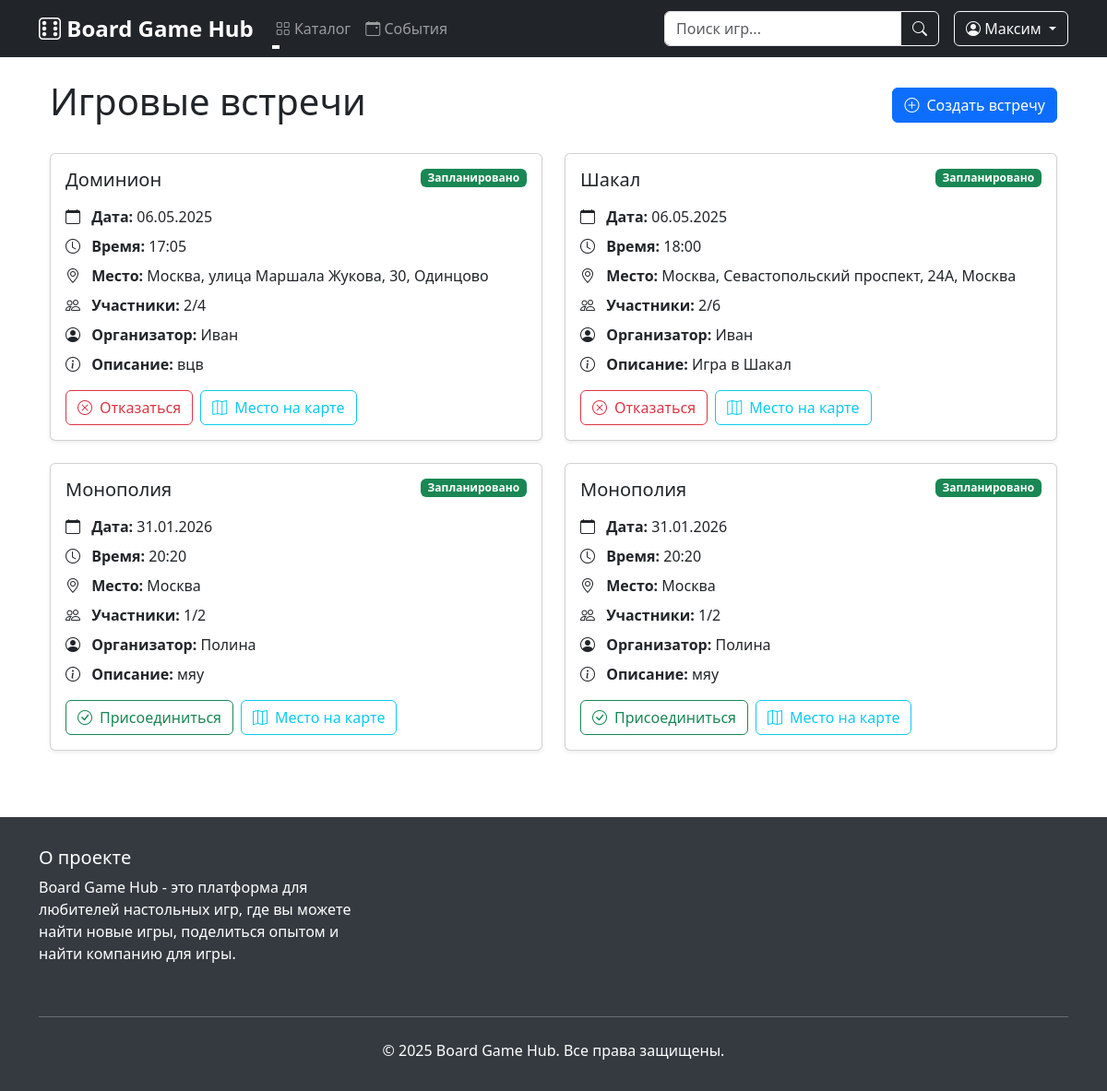
The page /game_sessions (signed in) on the database its author committed.
### data/users.py (models this page shows, shortened)
class User(SqlAlchemyBase, UserMixin):
    __tablename__ = 'users'
    id = sqlalchemy.Column(sqlalchemy.Integer, primary_key=True, autoincrement=True)
    surname = sqlalchemy.Column(sqlalchemy.String, nullable=True)
    name = sqlalchemy.Column(sqlalchemy.String, nullable=True)
    age = sqlalchemy.Column(sqlalchemy.Integer, nullable=True)
    favorite_genres = sqlalchemy.Column(sqlalchemy.String, nullable=True)
    location = sqlalchemy.Column(sqlalchemy.String, nullable=True)
    email = sqlalchemy.Column(sqlalchemy.String, unique=True, index=True, nullable=True)
    hashed_password = sqlalchemy.Column(sqlalchemy.String, nullable=True)
    added_games = orm.relationship("Game", back_populates="user")
    created_sessions = orm.relationship("GameSession", back_populates="creator")
    reviews = orm.relationship('Review', back_populates='user')

### data/game_sessions.py (models this page shows)
class GameSession(SqlAlchemyBase, SerializerMixin):
    __tablename__ = 'game_sessions'
    id = sqlalchemy.Column(sqlalchemy.Integer, primary_key=True, autoincrement=True)
    game_id = sqlalchemy.Column(sqlalchemy.Integer, sqlalchemy.ForeignKey('games.id'))
    creator_id = sqlalchemy.Column(sqlalchemy.Integer, sqlalchemy.ForeignKey('users.id'))
    date = sqlalchemy.Column(sqlalchemy.Date, nullable=False)
    time = sqlalchemy.Column(sqlalchemy.Time, nullable=False)
    location = sqlalchemy.Column(sqlalchemy.String, nullable=False)
    description = sqlalchemy.Column(sqlalchemy.String, nullable=True)
    max_players = sqlalchemy.Column(sqlalchemy.Integer, nullable=False)
    current_players = sqlalchemy.Column(sqlalchemy.Integer, default=1)
    created_at = sqlalchemy.Column(sqlalchemy.DateTime, default=datetime.utcnow)
    status = sqlalchemy.Column(sqlalchemy.String, default="Запланировано")
    game = orm.relationship('Game', back_populates='sessions')
    creator = orm.relationship('User', foreign_keys=[creator_id], back_populates='created_sessions')
    participants = orm.relationship('User', secondary=session_participants)

### data/games.py (models this page shows, shortened)
class Game(SqlAlchemyBase):
    __tablename__ = 'games'  # jobs
    id = sqlalchemy.Column(
        sqlalchemy.Integer,
        primary_key=True,
        autoincrement=True
    )
    added_by = sqlalchemy.Column(  # team_leader
        sqlalchemy.Integer,
        sqlalchemy.ForeignKey('users.id'),
        nullable=False
    )
    title = sqlalchemy.Column(sqlalchemy.String, nullable=True)  # job
    duration = sqlalchemy.Column(sqlalchemy.String, nullable=True)  # work_size
    count_of_players = sqlalchemy.Column(sqlalchemy.String, nullable=True)  # collaborators
    genre = sqlalchemy.Column(sqlalchemy.String, nullable=True)
    complexity = sqlalchemy.Column(sqlalchemy.String, nullable=True)
    description = sqlalchemy.Column(sqlalchemy.Text, nullable=True)
    image = sqlalchemy.Column(sqlalchemy.LargeBinary, nullable=True)  # BLOB для хранения изображений
    user = orm.relationship("User", back_populates="added_games")
    sessions = orm.relationship("GameSession", back_populates="game")
    reviews = orm.relationship("Review", back_populates="game")

### main.py (the view)
@app.route('/game_sessions')
def game_sessions():
    db_sess = db_session.create_session()
    try:
        update_session_statuses(db_sess)
        if current_user.is_authenticated:
            query = db_sess.query(GameSession).options(
                joinedload(GameSession.game),
                joinedload(GameSession.creator)
            ).filter(
                GameSession.location.like(f"%{current_user.location}%")
            )
            query = query.filter(
                (GameSession.status != "Завершено") |
                (GameSession.creator_id == current_user.id)
            )
            sessions = query.order_by(GameSession.date).all()
        else:
            sessions = []
        return render_template('game_sessions.html', sessions=sessions)
    finally:
        db_sess.close()

### data/db_session.py (called while the page is built)
def create_session() -> Session:
    global __factory
    return __factory()

### main.py (called while the page is built)
@login_manager.user_loader
def load_user(user_id):
    db_sess = db_session.create_session()
    user = db_sess.get(User, user_id)
    db_sess.close()
    return user

@app.context_processor
def utility_processor():
    def get_unique_genres():
        db_sess = db_session.create_session()
        try:
            genres = db_sess.query(Game.genre).distinct().all()
            return [genre[0] for genre in genres if genre[0]]
        finally:
            db_sess.close()
    return dict(get_unique_genres=get_unique_genres)

def update_session_statuses(db_sess):
    current_datetime = datetime.datetime.now()
    sessions = db_sess.query(GameSession).filter(
        GameSession.status == "Запланировано"
    ).all()
    for session in sessions:
        session_datetime = datetime.datetime.combine(session.date, session.time)
        if current_datetime > session_datetime:
            session.status = "Завершено"
    db_sess.commit()

### templates/game_sessions.html (shortened to what this page needs)
{% extends "base.html" %}
{% block content %}
<div class="container mt-4">
    <div class="d-flex justify-content-between align-items-center mb-4">
        <h1>Игровые встречи</h1>
        <a href="{{ url_for('game_session_new') }}" class="btn btn-primary">
            <i class="bi bi-plus-circle me-2"></i>Создать встречу
        </a>
    </div>
    <div class="row">
        {% for session in sessions %}
        <div class="col-md-6 mb-4">
            <div class="card shadow-sm h-100">
                <div class="card-body">
                    <div class="d-flex justify-content-between align-items-start mb-3">
                        <h5 class="card-title mb-0">{{ session.game.title }}</h5>
                        <span class="badge bg-{{ 'success' if session.status == 'Запланировано' else 'secondary' }}">
                            {{ session.status }}
                        </span>
                    </div>
                    <div class="game-session-info">
                        <p class="mb-2">
                            <i class="bi bi-calendar me-2"></i>
                            <span class="fw-bold">Дата:</span> {{ session.date.strftime('%d.%m.%Y') }}
                        </p>
                        <p class="mb-2">
                            <i class="bi bi-clock me-2"></i>
                            <span class="fw-bold">Время:</span> {{ session.time.strftime('%H:%M') }}
                        </p>
                        <p class="mb-2">
                            <i class="bi bi-geo-alt me-2"></i>
                            <span class="fw-bold">Место:</span> {{ session.location }}
                        </p>
                        <p class="mb-2">
                            <i class="bi bi-people me-2"></i>
                            <span class="fw-bold">Участники:</span> {{ session.current_players }}/{{ session.max_players
                            }}
                        </p>
                        <p class="mb-2">
                            <i class="bi bi-person-circle me-2"></i>
                            <span class="fw-bold">Организатор:</span> {{ session.creator.name }}
                        </p>
                        {% if session.description %}
                        <p class="mb-2">
                            <i class="bi bi-info-circle me-2"></i>
                            <span class="fw-bold">Описание:</span> {{ session.description }}
                        </p>
                        {% endif %}
                    </div>
                    <div class="mt-3 d-flex flex-wrap gap-2">
                        {% if current_user.is_authenticated %}
                        {% if current_user.id != session.creator_id %}
                        {% if current_user in session.participants %}
                        <form action="{{ url_for('game_sessions_leave', id=session.id) }}" method="post"
                              class="d-inline">
                            <button type="submit" class="btn btn-outline-danger">
                                <i class="bi bi-x-circle me-2"></i>Отказаться
                            </button>
                        </form>
                        {% else %}
                        {% if session.current_players < session.max_players %}
                        <form action="{{ url_for('game_sessions_join', id=session.id) }}" method="post"
                              class="d-inline">
                            <button type="submit" class="btn btn-outline-success">
                                <i class="bi bi-check-circle me-2"></i>Присоединиться
                            </button>
                        </form>
                        {% endif %}
                        {% endif %}
                        {% endif %}
                        <a href="{{ url_for('game_session_detail', id=session.id) }}" class="btn btn-outline-info">
                            <i class="bi bi-map me-2"></i>Место на карте
                        </a>
                        {% endif %}
                    </div>
                </div>
            </div>
        </div>
        {% endfor %}
    </div>
</div>
{% endblock %}

### templates/base.html (shortened to what this page needs)
<!DOCTYPE html>
<html lang="ru">
<head>
    <link href="https://cdn.jsdelivr.net/npm/bootstrap@5.3.0/dist/css/bootstrap.min.css" rel="stylesheet">
    <link rel="stylesheet" href="https://cdn.jsdelivr.net/npm/bootstrap-icons@1.7.2/font/bootstrap-icons.css">
    <link rel="stylesheet" href="https://cdnjs.cloudflare.com/ajax/libs/font-awesome/6.5.1/css/all.min.css">
    <link rel="stylesheet" href="{{ url_for('static', filename='css/notifications.css') }}">
</head>
<body>
    <nav class="navbar navbar-expand-lg navbar-dark bg-dark sticky-top">
        <div class="container">
            <a class="navbar-brand" href="{{ url_for('index') }}">
                <i class="bi bi-dice-6"></i> Board Game Hub
            </a>
            <div class="collapse navbar-collapse" id="navbarNav">
                <ul class="navbar-nav me-auto">
                    <li class="nav-item dropdown">
                        <a class="nav-link dropdown-toggle" href="#" role="button" data-bs-toggle="dropdown">
                            <i class="bi bi-grid"></i> Каталог
                        </a>
                    </li>
                    <li class="nav-item">
                        <a class="nav-link" href="{{ url_for('game_sessions') }}">
                            <i class="bi bi-calendar-event"></i> События
                        </a>
                    </li>
                </ul>
                <form class="d-flex me-3" action="{{ url_for('index') }}" method="get">
                    <div class="input-group">
                        <input class="form-control" type="search" name="search" placeholder="Поиск игр..."
                               aria-label="Search" value="{{ request.args.get('search', '') }}">
                        <button class="btn btn-outline-light" type="submit">
                            <i class="bi bi-search"></i>
                        </button>
                    </div>
                </form>
                <div class="d-flex">
                    {% if current_user.is_authenticated %}
                        <div class="dropdown">
                            <button class="btn btn-outline-light dropdown-toggle" type="button" data-bs-toggle="dropdown">
                                <i class="bi bi-person-circle"></i> {{ current_user.name }}
                            </button>
                        </div>
                    {% endif %}
                </div>
            </div>
        </div>
    </nav>
    <div class="container mt-4">
        {% block content %}{% endblock %}
    </div>
    <footer class="footer">
        <div class="container">
            <div class="row">
                <div class="col-md-4 mb-3">
                    <h5>О проекте</h5>
                    <p>Board Game Hub - это платформа для любителей настольных игр, где вы можете найти новые игры,
                       поделиться опытом и найти компанию для игры.</p>
                </div>
            </div>
            <hr class="mt-4 mb-4">
            <div class="text-center">
                <p class="mb-0">© 2025 Board Game Hub. Все права защищены.</p>
            </div>
        </div>
    </footer>
</body>
</html>

### templates/base.html (style rules this page uses)
.navbar-brand { font-size: 1.5rem; font-weight: bold; }
.card { transition: transform 0.2s; box-shadow: 0 4px 6px rgba(0, 0, 0, 0.1); }
.footer { background-color: #343a40; color: white; padding: 2rem 0; margin-top: 3rem; }
.nav-link { position: relative; }
.nav-link:after { content: ''; position: absolute; width: 0; height: 2px; background: #fff; left: 0; bottom: -2px; transition: width 0.3s; }

### rows shown on the page
User: name "Максим"
GameSession: game "Доминион", status "Запланировано", date "06.05.2025", time "17:05", location "Москва, улица Маршала Жукова, 30, Одинцово", current_players "2", max_players "4", creator.name "Иван", description "вцв"
GameSession: game "Шакал", status "Запланировано", date "06.05.2025", time "18:00", location "Москва, Севастопольский проспект, 24А, Москва", current_players "2", max_players "6", creator.name "Иван", description "Игра в Шакал"
GameSession: game "Монополия", status "Запланировано", date "31.01.2026", time "20:20", location "Москва", current_players "1", max_players "2", creator.name "Полина", description "мяу"
GameSession: game "Монополия", status "Запланировано", date "31.01.2026", time "20:20", location "Москва", current_players "1", max_players "2", creator.name "Полина", description "мяу"
